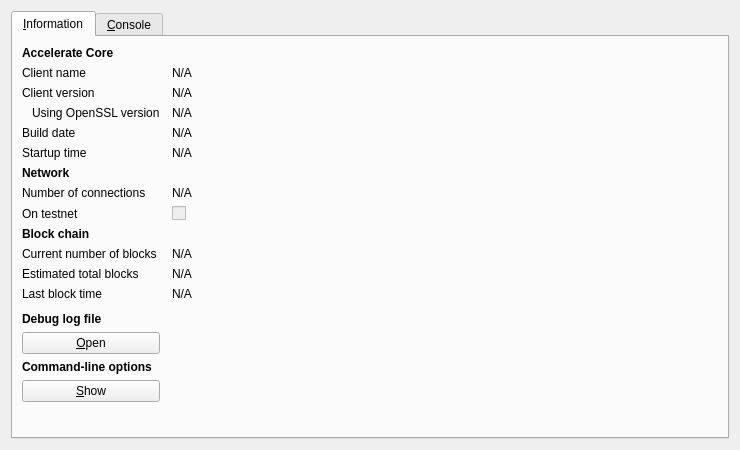
<?xml version="1.0" encoding="UTF-8"?>
<ui version="4.0">
 <class>RPCConsole</class>
 <widget class="QDialog" name="RPCConsole">
  <property name="geometry">
   <rect>
    <x>0</x>
    <y>0</y>
    <width>740</width>
    <height>450</height>
   </rect>
  </property>
  <property name="windowTitle">
   <string>Accelerate - Debug window</string>
  </property>
  <layout class="QVBoxLayout" name="verticalLayout_2">
   <item>
    <widget class="QTabWidget" name="tabWidget">
     <property name="currentIndex">
      <number>0</number>
     </property>
     <widget class="QWidget" name="tab_info">
      <attribute name="title">
       <string>&amp;Information</string>
      </attribute>
      <layout class="QGridLayout" name="gridLayout" columnstretch="0,1">
       <property name="horizontalSpacing">
        <number>12</number>
       </property>
       <item row="0" column="0">
        <widget class="QLabel" name="label_9">
         <property name="font">
          <font>
           <weight>75</weight>
           <bold>true</bold>
          </font>
         </property>
         <property name="text">
          <string>Accelerate Core</string>
         </property>
        </widget>
       </item>
       <item row="1" column="0">
        <widget class="QLabel" name="label_5">
         <property name="text">
          <string>Client name</string>
         </property>
        </widget>
       </item>
       <item row="1" column="1">
        <widget class="QLabel" name="clientName">
         <property name="cursor">
          <cursorShape>IBeamCursor</cursorShape>
         </property>
         <property name="text">
          <string>N/A</string>
         </property>
         <property name="textFormat">
          <enum>Qt::PlainText</enum>
         </property>
         <property name="textInteractionFlags">
          <set>Qt::LinksAccessibleByMouse|Qt::TextSelectableByKeyboard|Qt::TextSelectableByMouse</set>
         </property>
        </widget>
       </item>
       <item row="2" column="0">
        <widget class="QLabel" name="label_6">
         <property name="text">
          <string>Client version</string>
         </property>
        </widget>
       </item>
       <item row="2" column="1">
        <widget class="QLabel" name="clientVersion">
         <property name="cursor">
          <cursorShape>IBeamCursor</cursorShape>
         </property>
         <property name="text">
          <string>N/A</string>
         </property>
         <property name="textFormat">
          <enum>Qt::PlainText</enum>
         </property>
         <property name="textInteractionFlags">
          <set>Qt::LinksAccessibleByMouse|Qt::TextSelectableByKeyboard|Qt::TextSelectableByMouse</set>
         </property>
        </widget>
       </item>
       <item row="3" column="0">
        <widget class="QLabel" name="label_14">
         <property name="text">
          <string>Using OpenSSL version</string>
         </property>
         <property name="indent">
          <number>10</number>
         </property>
        </widget>
       </item>
       <item row="3" column="1">
        <widget class="QLabel" name="openSSLVersion">
         <property name="cursor">
          <cursorShape>IBeamCursor</cursorShape>
         </property>
         <property name="text">
          <string>N/A</string>
         </property>
         <property name="textFormat">
          <enum>Qt::PlainText</enum>
         </property>
         <property name="textInteractionFlags">
          <set>Qt::LinksAccessibleByMouse|Qt::TextSelectableByKeyboard|Qt::TextSelectableByMouse</set>
         </property>
        </widget>
       </item>
       <item row="4" column="0">
        <widget class="QLabel" name="label_12">
         <property name="text">
          <string>Build date</string>
         </property>
        </widget>
       </item>
       <item row="4" column="1">
        <widget class="QLabel" name="buildDate">
         <property name="cursor">
          <cursorShape>IBeamCursor</cursorShape>
         </property>
         <property name="text">
          <string>N/A</string>
         </property>
         <property name="textFormat">
          <enum>Qt::PlainText</enum>
         </property>
         <property name="textInteractionFlags">
          <set>Qt::LinksAccessibleByMouse|Qt::TextSelectableByKeyboard|Qt::TextSelectableByMouse</set>
         </property>
        </widget>
       </item>
       <item row="5" column="0">
        <widget class="QLabel" name="label_13">
         <property name="text">
          <string>Startup time</string>
         </property>
        </widget>
       </item>
       <item row="5" column="1">
        <widget class="QLabel" name="startupTime">
         <property name="cursor">
          <cursorShape>IBeamCursor</cursorShape>
         </property>
         <property name="text">
          <string>N/A</string>
         </property>
         <property name="textFormat">
          <enum>Qt::PlainText</enum>
         </property>
         <property name="textInteractionFlags">
          <set>Qt::LinksAccessibleByMouse|Qt::TextSelectableByKeyboard|Qt::TextSelectableByMouse</set>
         </property>
        </widget>
       </item>
       <item row="6" column="0">
        <widget class="QLabel" name="label_11">
         <property name="font">
          <font>
           <weight>75</weight>
           <bold>true</bold>
          </font>
         </property>
         <property name="text">
          <string>Network</string>
         </property>
        </widget>
       </item>
       <item row="7" column="0">
        <widget class="QLabel" name="label_7">
         <property name="text">
          <string>Number of connections</string>
         </property>
        </widget>
       </item>
       <item row="7" column="1">
        <widget class="QLabel" name="numberOfConnections">
         <property name="cursor">
          <cursorShape>IBeamCursor</cursorShape>
         </property>
         <property name="text">
          <string>N/A</string>
         </property>
         <property name="textFormat">
          <enum>Qt::PlainText</enum>
         </property>
         <property name="textInteractionFlags">
          <set>Qt::LinksAccessibleByMouse|Qt::TextSelectableByKeyboard|Qt::TextSelectableByMouse</set>
         </property>
        </widget>
       </item>
       <item row="8" column="0">
        <widget class="QLabel" name="label_8">
         <property name="text">
          <string>On testnet</string>
         </property>
        </widget>
       </item>
       <item row="8" column="1">
        <widget class="QCheckBox" name="isTestNet">
         <property name="enabled">
          <bool>false</bool>
         </property>
         <property name="text">
          <string/>
         </property>
        </widget>
       </item>
       <item row="9" column="0">
        <widget class="QLabel" name="label_10">
         <property name="font">
          <font>
           <weight>75</weight>
           <bold>true</bold>
          </font>
         </property>
         <property name="text">
          <string>Block chain</string>
         </property>
        </widget>
       </item>
       <item row="10" column="0">
        <widget class="QLabel" name="label_3">
         <property name="text">
          <string>Current number of blocks</string>
         </property>
        </widget>
       </item>
       <item row="10" column="1">
        <widget class="QLabel" name="numberOfBlocks">
         <property name="cursor">
          <cursorShape>IBeamCursor</cursorShape>
         </property>
         <property name="text">
          <string>N/A</string>
         </property>
         <property name="textFormat">
          <enum>Qt::PlainText</enum>
         </property>
         <property name="textInteractionFlags">
          <set>Qt::LinksAccessibleByMouse|Qt::TextSelectableByKeyboard|Qt::TextSelectableByMouse</set>
         </property>
        </widget>
       </item>
       <item row="11" column="0">
        <widget class="QLabel" name="label_4">
         <property name="text">
          <string>Estimated total blocks</string>
         </property>
        </widget>
       </item>
       <item row="11" column="1">
        <widget class="QLabel" name="totalBlocks">
         <property name="cursor">
          <cursorShape>IBeamCursor</cursorShape>
         </property>
         <property name="text">
          <string>N/A</string>
         </property>
         <property name="textFormat">
          <enum>Qt::PlainText</enum>
         </property>
         <property name="textInteractionFlags">
          <set>Qt::LinksAccessibleByMouse|Qt::TextSelectableByKeyboard|Qt::TextSelectableByMouse</set>
         </property>
        </widget>
       </item>
       <item row="12" column="0">
        <widget class="QLabel" name="label_2">
         <property name="text">
          <string>Last block time</string>
         </property>
        </widget>
       </item>
       <item row="12" column="1">
        <widget class="QLabel" name="lastBlockTime">
         <property name="cursor">
          <cursorShape>IBeamCursor</cursorShape>
         </property>
         <property name="text">
          <string>N/A</string>
         </property>
         <property name="textFormat">
          <enum>Qt::PlainText</enum>
         </property>
         <property name="textInteractionFlags">
          <set>Qt::LinksAccessibleByMouse|Qt::TextSelectableByKeyboard|Qt::TextSelectableByMouse</set>
         </property>
        </widget>
       </item>
       <item row="13" column="0">
        <spacer name="verticalSpacer_2">
         <property name="orientation">
          <enum>Qt::Vertical</enum>
         </property>
         <property name="sizeHint" stdset="0">
          <size>
           <width>20</width>
           <height>20</height>
          </size>
         </property>
        </spacer>
       </item>
       <item row="14" column="0">
        <widget class="QLabel" name="labelDebugLogfile">
         <property name="font">
          <font>
           <weight>75</weight>
           <bold>true</bold>
          </font>
         </property>
         <property name="text">
          <string>Debug log file</string>
         </property>
        </widget>
       </item>
       <item row="15" column="0">
        <widget class="QPushButton" name="openDebugLogfileButton">
         <property name="toolTip">
          <string>Open the Accelerate debug log file from the current data directory. This can take a few seconds for large log files.</string>
         </property>
         <property name="text">
          <string>&amp;Open</string>
         </property>
         <property name="autoDefault">
          <bool>false</bool>
         </property>
        </widget>
       </item>
       <item row="16" column="0">
        <widget class="QLabel" name="labelCLOptions">
         <property name="font">
          <font>
           <weight>75</weight>
           <bold>true</bold>
          </font>
         </property>
         <property name="text">
          <string>Command-line options</string>
         </property>
        </widget>
       </item>
       <item row="17" column="0">
        <widget class="QPushButton" name="showCLOptionsButton">
         <property name="toolTip">
          <string>Show the accelerate-qt help message to get a list with possible Accelerate command-line options.</string>
         </property>
         <property name="text">
          <string>&amp;Show</string>
         </property>
         <property name="autoDefault">
          <bool>false</bool>
         </property>
        </widget>
       </item>
       <item row="18" column="0">
        <spacer name="verticalSpacer">
         <property name="orientation">
          <enum>Qt::Vertical</enum>
         </property>
         <property name="sizeHint" stdset="0">
          <size>
           <width>20</width>
           <height>40</height>
          </size>
         </property>
        </spacer>
       </item>
      </layout>
     </widget>
     <widget class="QWidget" name="tab_console">
      <attribute name="title">
       <string>&amp;Console</string>
      </attribute>
      <layout class="QVBoxLayout" name="verticalLayout_3">
       <property name="spacing">
        <number>3</number>
       </property>
       <item>
        <widget class="QTextEdit" name="messagesWidget">
         <property name="minimumSize">
          <size>
           <width>0</width>
           <height>100</height>
          </size>
         </property>
         <property name="readOnly">
          <bool>true</bool>
         </property>
         <property name="tabKeyNavigation" stdset="0">
          <bool>false</bool>
         </property>
         <property name="columnCount" stdset="0">
          <number>2</number>
         </property>
        </widget>
       </item>
       <item>
        <layout class="QHBoxLayout" name="horizontalLayout">
         <property name="spacing">
          <number>3</number>
         </property>
         <item>
          <widget class="QLabel" name="label">
           <property name="text">
            <string notr="true">&gt;</string>
           </property>
          </widget>
         </item>
         <item>
          <widget class="QLineEdit" name="lineEdit"/>
         </item>
         <item>
          <widget class="QPushButton" name="clearButton">
           <property name="maximumSize">
            <size>
             <width>24</width>
             <height>24</height>
            </size>
           </property>
           <property name="toolTip">
            <string>Clear console</string>
           </property>
           <property name="text">
            <string/>
           </property>
           <property name="icon">
            <iconset resource="../bitcoin.qrc">
             <normaloff>:/icons/remove</normaloff>:/icons/remove</iconset>
           </property>
           <property name="shortcut">
            <string notr="true">Ctrl+L</string>
           </property>
           <property name="autoDefault">
            <bool>false</bool>
           </property>
          </widget>
         </item>
        </layout>
       </item>
      </layout>
     </widget>
    </widget>
   </item>
  </layout>
 </widget>
 <resources>
  <include location="../bitcoin.qrc"/>
 </resources>
 <connections/>
</ui>
